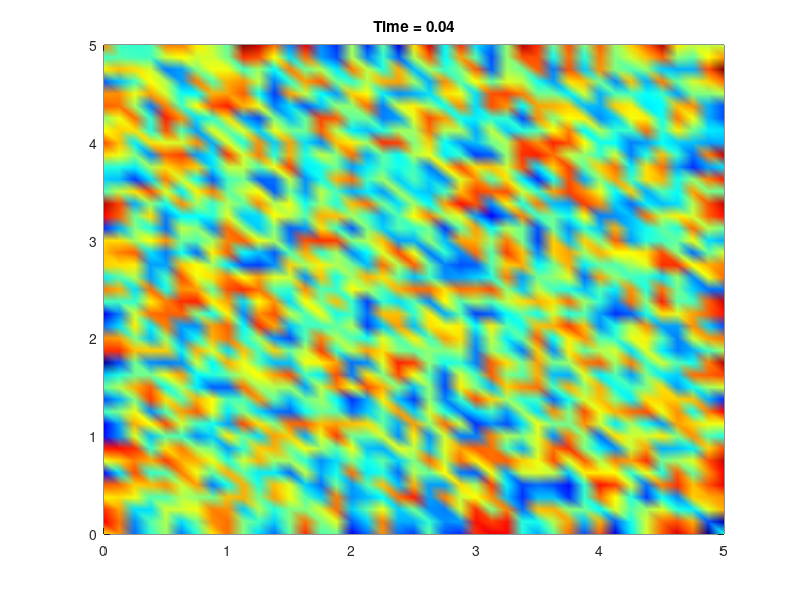
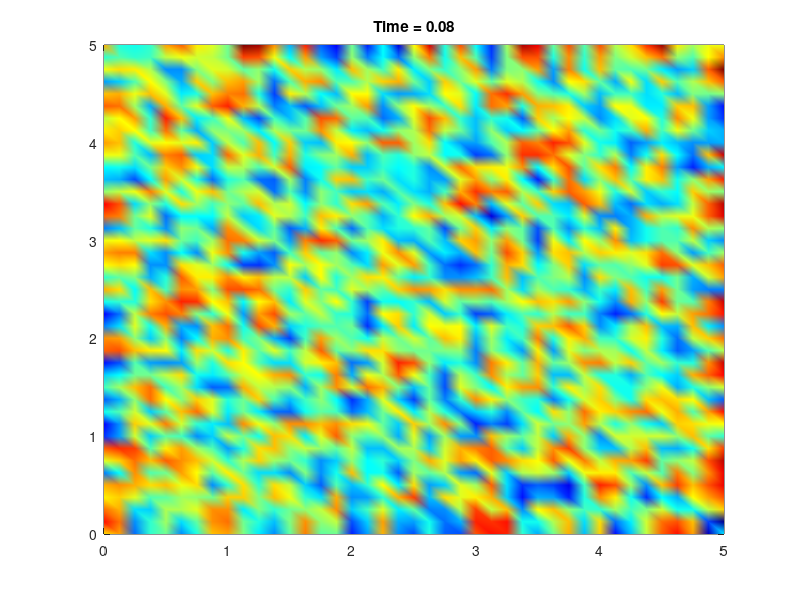
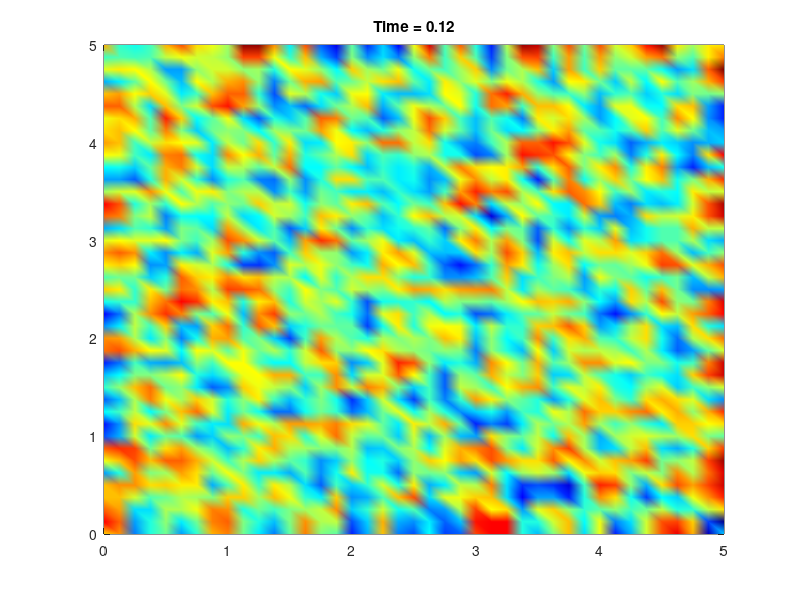
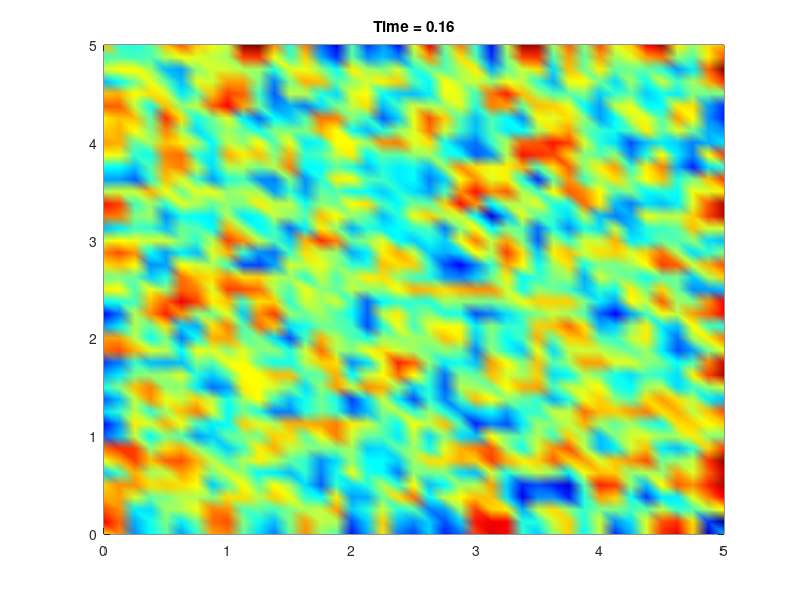

Write the MATLAB code that produced these figures, in order. (Note: a time limit stopped this script after it produced the figures.)


%% RBF-FD : NSCH-Coupled -Spinodal dis
clear all
clc
close all
format shorte
%% initial points
Ni = 40;
x_min = 0;
x_max = 5;
y_min = 0;
y_max = 5;
h = (x_max-x_min)/Ni;
z = (y_max-y_min)/Ni;
x = x_min:h:x_max;
y = y_min:z:y_max;
[X,Y] = meshgrid(x,y);
x = X(:);   y = Y(:);
M = length(x);
%%
N = length(x);
Boundary=find(x==x_min | x==x_max | y==x_min | y==x_max);
Interior=find(x~=x_min | x~=x_max | y~=x_min | y~=x_max);
%%
Boundary1=find(x==x_min);
Boundary2=find(x==x_max);
Boundary3=find(y==y_min);
Boundary4=find(y==y_max);
%%
west=find(x==x_min & y~=x_min & y~=x_max);
east=find(x==x_max & y~=x_min & y~=x_max);
south=find(y==x_min & x~=x_min & x~=x_max);
north=find(y==x_max & x~=x_min & x~=x_max);
%%
% border1=[west;east;south;north];
% corner=(1:N)';
% corner([border1;Interior])=[];
%%
eta = 3e-2;       % viscosity parameter
rho = 1;       % volume-averaged density
gamma = 1e-2;     % surface tension between the two fluid phases
eps = 1e-2;    % dimensionless parameter
Mob = 1e-2;       % Mobility Function
%% Time discrete scheme
dt = 4e-2;
T_final = 10;
T=0:dt:T_final;
Nt = length(T);
TSCREEN = 1;
%% Basis Functions and Required Matrices
phi = @(r,c) exp(-(c*r).^2);
drphi = @(r,rx,c) -2*c^2*rx.*exp(-(c*r).^2);
d2rphi = @(r,rx,c) 2*c^2*exp(-(c*r).^2).*( -1 + 2*(c^2).*(rx.^2));

%%

ns = 10;
% ci = zeros(M,1);
F = zeros(M,ns);
C = zeros(M,ns);
for i=1:M
    x_center = x(i);
    y_center = y(i);
    rd = sqrt((x_center-x).^2+(y_center-y).^2);
    [rd,ix] = sort(rd);
    F(i,:) = rd(1:ns);
    C(i,:) = ix(1:ns);
%     ci(i) = rd(ns)*sqrt(ns)*rd(2)/(0.02*(sum(F(i,1:ns))));
end

%%
c = 10;
minK = 1e10;
maxK = 1e14;
dc = 0.1;

%%
wxx = zeros(M);
wyy = zeros(M);
wx = zeros(M);
wy = zeros(M);


for i=1:M
    pn = C(i,:);
    rx = x(pn)-x(pn)';
    ry = y(pn)-y(pn)';
    r = sqrt(rx.^2+ry.^2);
    
%      A_local = phi(r,c(i));
     D_local = sqrt(rx.^2+ry.^2);
     K = 1;
    while (K<minK || K>maxK)                           
        A_local=phi(D_local,c);
        [~,Z,~]=svd(A_local);
        K = Z(1,1)/Z(ns,ns);
        if K<minK  
            c = c - dc;
        elseif K>maxK 
            c = c + dc;
        end
    end

    
        
    Bx = (drphi(sqrt((x(i)-x(pn)).^2+(y(i)-y(pn)).^2),x(i)-x(pn),c));
    By = (drphi(sqrt((x(i)-x(pn)).^2+(y(i)-y(pn)).^2),y(i)-y(pn),c));
    Bxx = (d2rphi(sqrt((x(i)-x(pn)).^2+(y(i)-y(pn)).^2),x(i)-x(pn),c));
    Byy = (d2rphi(sqrt((x(i)-x(pn)).^2+(y(i)-y(pn)).^2),y(i)-y(pn),c));
    
    wx(i,pn) = pinv(A_local)*Bx;
    wy(i,pn) = pinv(A_local)*By;
    wxx(i,pn) = pinv(A_local)*Bxx;
    wyy(i,pn) = pinv(A_local)*Byy;
    

 
end

%%
Dx = wx;  Dy = wy;
Dxx = wxx;  Dyy = wyy;
%%
U = zeros(N,1);
V = zeros(N,1);
I = eye(N);
Z = zeros(N);
%% Pressure Equation
DD=Dxx+Dyy;

Lpsi=Dxx+Dyy;
Lpsi(north,:)=Dy(north,:);
Lpsi(south,:)=Dy(south,:);
Lpsi(east,:)=Dx(east,:);
Lpsi(west,:)=Dx(west,:);

%% Initial zero point Functions
R = 0.2;
Lx = x_max - x_min; Ly = y_max - y_min;

xa = 0.5*Lx - (R/sqrt(2));
xb = 0.5*Lx + (R/sqrt(2));

ya = 0.5*Ly + (R/sqrt(2));
yb = 0.5*Ly - (R/sqrt(2));

% Cn = zeros(N,1);
% rnd = (1e-1)*(rand(N,1)-1);

% Cn = (1e-1)*(rand(N,1)-1);
Cn = (3e-1)*(rand(N,1));

% pcolor(X,Y,reshape(Cn,size(X))); shading interp, drawnow

%%
Fef0 = (1/4)*(1-Cn.^2).^2; %quartic homogeneous free energy density function
    Fef0_Cn = Cn.^3 - Cn;     % Derivate to Cn
    mu = -gamma*eps*DD*Cn + (gamma/3)*(Cn.^3 - Cn);
%%    
    A1 = I ;
    A2 = -dt*DD;
    A3 = gamma*eps*DD;
    A4 = I;
 
    LCH = [A1,A2 ; A3,A4] ; %left side of Cahn-Hilliard system
    
    LCH([east;west],1:N)=Dx([east;west],:);
    LCH([south;north],1:N)=Dy([south;north],:);    
    LCH([south;north],N+1:end)=Z([south;north],:);
    LCH([east;west],N+1:end)=Z([east;west],:);
    
    LCH([east;west]+N,N+1:end)=Dx([east;west],:);
    LCH([south;north]+N,N+1:end)=Dy([south;north],:);
    LCH([east;west]+N,1:N)=Z([east;west],:);
    LCH([south;north]+N,1:N)=Z([south;north],:);
%%
k=0;

for i=1:Nt-1
    k=k+1;
    
    
    %%
    U_star = U - dt*U.*(Dx*U) - dt*V.*(Dy*U) + eta*(dt/rho)*DD*U - (dt/rho)*Cn.*(Dx*mu);
    
    V_star = V - dt*U.*(Dx*V) - dt*V.*(Dy*V) + eta*(dt/rho)*DD*V - (dt/rho)*Cn.*(Dy*mu);
    
    U_star(Boundary)=0;
    
    V_star(Boundary)=0;
    
    U_star(north)=1;
    
    %%
    RHS_Poisson = (rho/dt)*(Dx*U_star + Dy*V_star);
    
    RHS_Poisson(Boundary) = 0;
    
    P = Lpsi\RHS_Poisson;
    %%
    U = U_star - (dt/rho)*Dx*P;
    
    V = V_star - (dt/rho)*Dy*P;
    
    U(Boundary)=0;
    
    V(Boundary)=0;
    
    %%%%%%%%%%%%%%%%%%%%%%%%%%%%%%%
    
    RCH_up = Cn - dt*Dx*(Cn.*U) + dt*Dy*(Cn.*V); 
    RCH_down = (gamma/3).*(Cn.^3 - Cn);
    
    RCH = [RCH_up;RCH_down];
    
    CNM = LCH\RCH;
    
    
    Cn = CNM(1:N);  %update Cn
    mu = CNM(N+1:end);
    
     
    if (k==TSCREEN)
        %        Go back in real space omega in real space for plotting
        pcolor(X,Y,reshape(Cn,size(X))); shading interp
            colormap(jet)
%             h=figure;
%             contourf(X,Y,reshape(Cn,size(X)));
            drawnow
%             saveas(h,[pwd sprintf( './figs/FIG%d_(t=%f).png',i,T(i+1))]);
%             close(h)
              title(['Time = ',num2str(T(i+1))]);
                j = i/100;
                print(gcf,['./SPND/spnd_',num2str(j),'.jpg'],'-djpeg','-r800');
        drawnow
        k=0;
%         pause
    end
    
    T(i+1)
end
